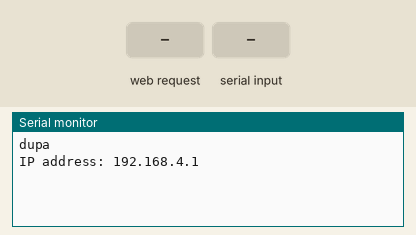
Bench run of a sketch on a simulated ESP32. Shown: the last lines printed to the serial monitor. The test bench sets the inputs (shaded band).

Above: at 1.2 s.
1.3 s: HTTP request GET /getPID?PIDParam=1 received
At 2.0 s:
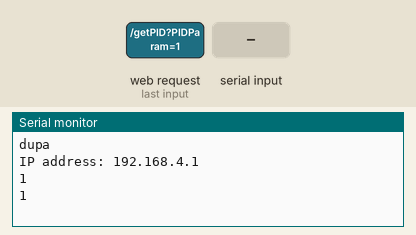
2.8 s: "0\n" received over Serial
At 5.3 s:
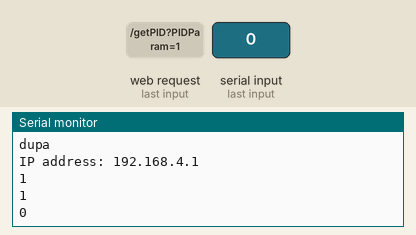

The sketch:

JPSB_async_ap.ino
```cpp
#include <WiFi.h>
#include <ESPAsyncWebServer.h>


#include <Arduino.h>
#include <HardwareSerial.h>

const char *ssid = "MyESP32AP";
const char *password = "testpassword";

AsyncWebServer server(80);

int i=0;
HardwareSerial MySerial(0);


static const uint8_t TXa = 21;
static const uint8_t RXa = 20;

 const char index_html[] PROGMEM = R"rawliteral( "<!DOCTYPE HTML><html>
<head>
<meta name="viewport" content="width=device-width, initial-scale=1">
  <meta charset="UTF-8">
  <link rel="stylesheet" href="https://use.fontawesome.com/releases/v5.7.2/css/all.css" integrity="sha384-fnmOCqbTlWIlj8LyTjo7mOUStjsKC4pOpQbqyi7RrhN7udi9RwhKkMHpvLbHG9Sr" crossorigin="anonymous">
  <style>
    body{
        margin: auto;
        width: 80%;
        height: 80%;
        display: flex;

        justify-content: center;

    }
    .footer{
        position: fixed;
        left: 0;
        bottom: 0;
        width: 100%;
        text-align: center;
        background-color: rgb(163, 193, 222);
    }
    .panel{
        margin-top: 200px;
        padding: 20px;
        display: flex;
        justify-content: space-between;
        width: 500px;
        height: 50px;
        border-radius: 10px;
        background-color: rgb(209, 209, 209);
        box-shadow: 10px 10px 5px #aaaaaa;
    }
    .data_input{
        font-size:24px;
        width: 200px;

    }
    label{
width: 400px ;
        font-size: 20px;
        margin-top: 12px;
        padding-right: 10px;
    }
    input[type=number]::-webkit-inner-spin-button,
input[type=number]::-webkit-outer-spin-button {
   opacity: 1;
}
  </style>
</head>
<body>

    <div class="panel">
  <label for="name">Prędkość silnika (obr/min):  </label>

<input type="number" placeholder="P" class="data_input" id="data_P" />
<input type="number" placeholder="I" class="data_input" id="data_I" />
<input type="number" placeholder="D" class="data_input" id="data_D" />
<input class="zatwierdz"
       type="button"
       value="Zatwierdź"
       onclick="sendPID()">
    </div>
<div class="footer">
    Aleksander Płocha
</div>
</body>
<script>
var sendPID = function(){
  var P = document.getElementById("data_P").value
  var I = document.getElementById("data_I").value
  var D = document.getElementById("data_D").value
  var xhttp = new XMLHttpRequest();
  xhttp.onreadystatechange = function() {


  };
 xhttp.open("GET", "/getPID?PIDParam="+"P="+P+";I="+I+";D="+D+";", true);
 xhttp.send();


}

var data="";
var getData = function(){
    var xhttp = new XMLHttpRequest();
    xhttp.onreadystatechange = function() {
    if (this.readyState == 4 && this.status == 200) {
      data = this.responseText;

    console.log(data);

    }

  };
  xhttp.open("GET", "/getdata", true);
  xhttp.send();

  }


setInterval(function ( ) {
    getData();

}, 100) ;

</script>
</html>)rawliteral";

String str ="start";
void setup(){
  Serial.begin(115200);


  MySerial.begin(115200, SERIAL_8N1, RXa, TXa);

 Serial.print("dupa");


  WiFi.softAP(ssid, password);

  Serial.println();
  Serial.print("IP address: ");
  Serial.println(WiFi.softAPIP());


  server.on("/", HTTP_GET, [](AsyncWebServerRequest *request){
    request->send(200, "text/html", index_html);
  });
  server.on("/getdata", HTTP_GET, [](AsyncWebServerRequest *request){
    request->send(200, "text/plain", str);
  });

  server.on("/getPID", HTTP_GET, [](AsyncWebServerRequest *request){

    if (request->hasParam("PIDParam")){
       String PID = request->getParam("PIDParam")->value().substring(0,24);
       Serial.println(PID);
       MySerial.print(PID+"\r\n");
    }

    request->send(200, "text/plain", str);
  });

  server.begin();
}

void loop(){

if (MySerial.available()) {
    str  = MySerial.readStringUntil('\r');
    Serial.println(str);
  }
  //Serial.println("wysylam");
  //MySerial.print("P=125.5;I=0.323;D=2.212;\r\n");
  delay(1000);

  //MySerial.print("60\r\n");


}
```

Measured:
- after the input at 1.3 s, the serial monitor: prints a new line at once (image 1)
- after the input at 2.8 s, the serial monitor: prints a new line after 1.2 s (image 2)
